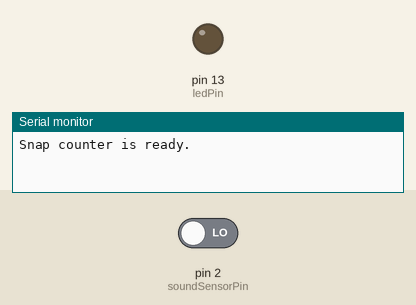
Simulated run of this sketch. Board: Arduino Uno, built with avr-gcc and run on an emulated ATmega328P. Shown: output pins drawn as LEDs (lit = HIGH), the last lines printed to the serial monitor. The test bench sets the inputs (shaded band); at power-on: pin 2 (soundSensorPin) LOW.

Above: at 1.2 s.
1.3 s: pin 2 (soundSensorPin) driven HIGH
2.8 s: pin 2 (soundSensorPin) driven LOW
At 5.1 s:
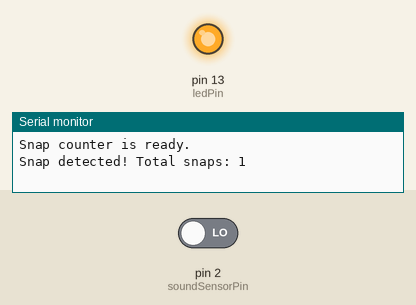
Timing chart, 0 to 6.8 s (numbered marks = the images above; inputs shaded):
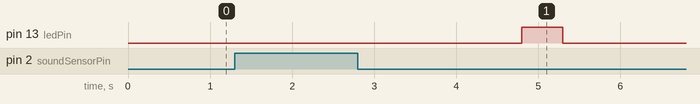

Measured:
- after the input at 2.8 s, pin 13 (ledPin): LOW → HIGH after 2.0 s, → LOW 0.50 s later

The sketch:

snapsound_Snap_Counter.ino
```cpp
/*This code counts the number of snaps and resets the snap count after blinking the LED. This allows counting irregular intervals*/


const int soundSensorPin = 2;  // Digital pin for the sound sensor
const int ledPin = 13;        // Digital pin for the LED

int snapCount = 0;            // Counter for snap detections
unsigned long lastSnapTime = 0; // Time of the most recent snap detection
unsigned long lastClapTime = 0; // Time of the most recent clap detection
const unsigned long debounceDelay = 200; // Debounce delay in milliseconds
const unsigned long clapThreshold = 2000; // Minimum time between claps in milliseconds

void setup() {
  pinMode(soundSensorPin, INPUT);
  pinMode(ledPin, OUTPUT);
  Serial.begin(9600);
  Serial.println("Snap counter is ready.");
}

void loop() {
  int soundValue = digitalRead(soundSensorPin); // Read the digital value from the sound sensor
  unsigned long currentTime = millis();

  if (soundValue == HIGH) {  // Adjust this condition based on your sensor's behavior
    // Check if there's a debounce delay since the last snap
    if (currentTime - lastSnapTime >= debounceDelay) {
      snapCount++;  // Increment the snap count
      Serial.print("Snap detected! Total snaps: ");
      Serial.println(snapCount);
    }
    lastSnapTime = currentTime;

    // Update the last clap time for each clap detected
    lastClapTime = currentTime;
  }

  // Check if there's a 2-second gap since the most recent clap
  if (snapCount > 0 && (currentTime - lastClapTime) >= 2000) {
    // Blink the LED based on the snap count
    for (int i = 0; i < snapCount; i++) {
      digitalWrite(ledPin, HIGH);  // Turn on the LED
      delay(500);  // LED on time
      digitalWrite(ledPin, LOW);   // Turn off the LED
      delay(500);  // LED off time
    }

    // Print the snap count on the Serial Monitor
    Serial.print("LED blinked ");
    Serial.print(snapCount);
    Serial.println(" times.");

    // Reset the snap count to 0
    snapCount = 0;
  }
}
```
